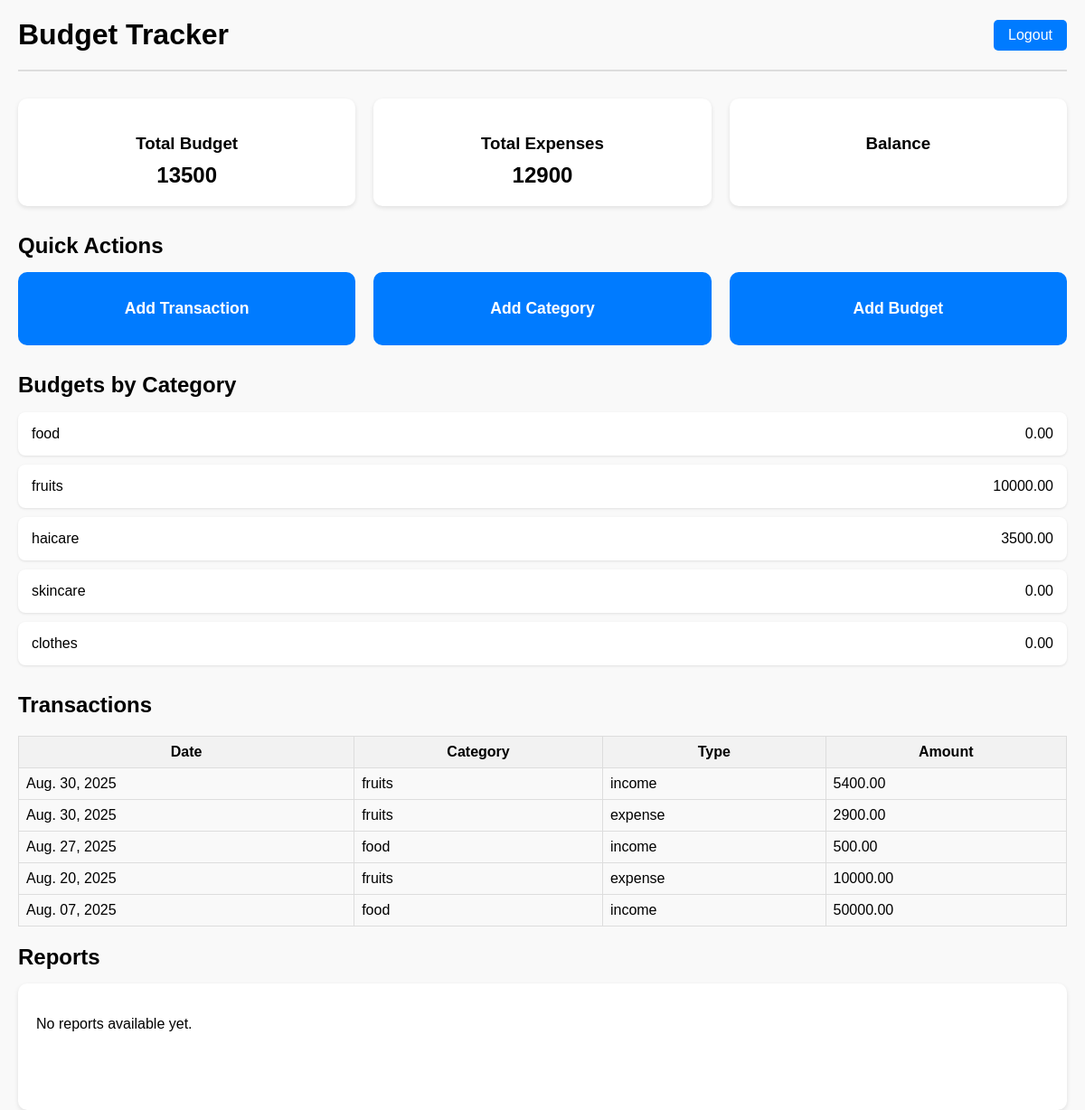
The app's page /home/ (signed in), older data.
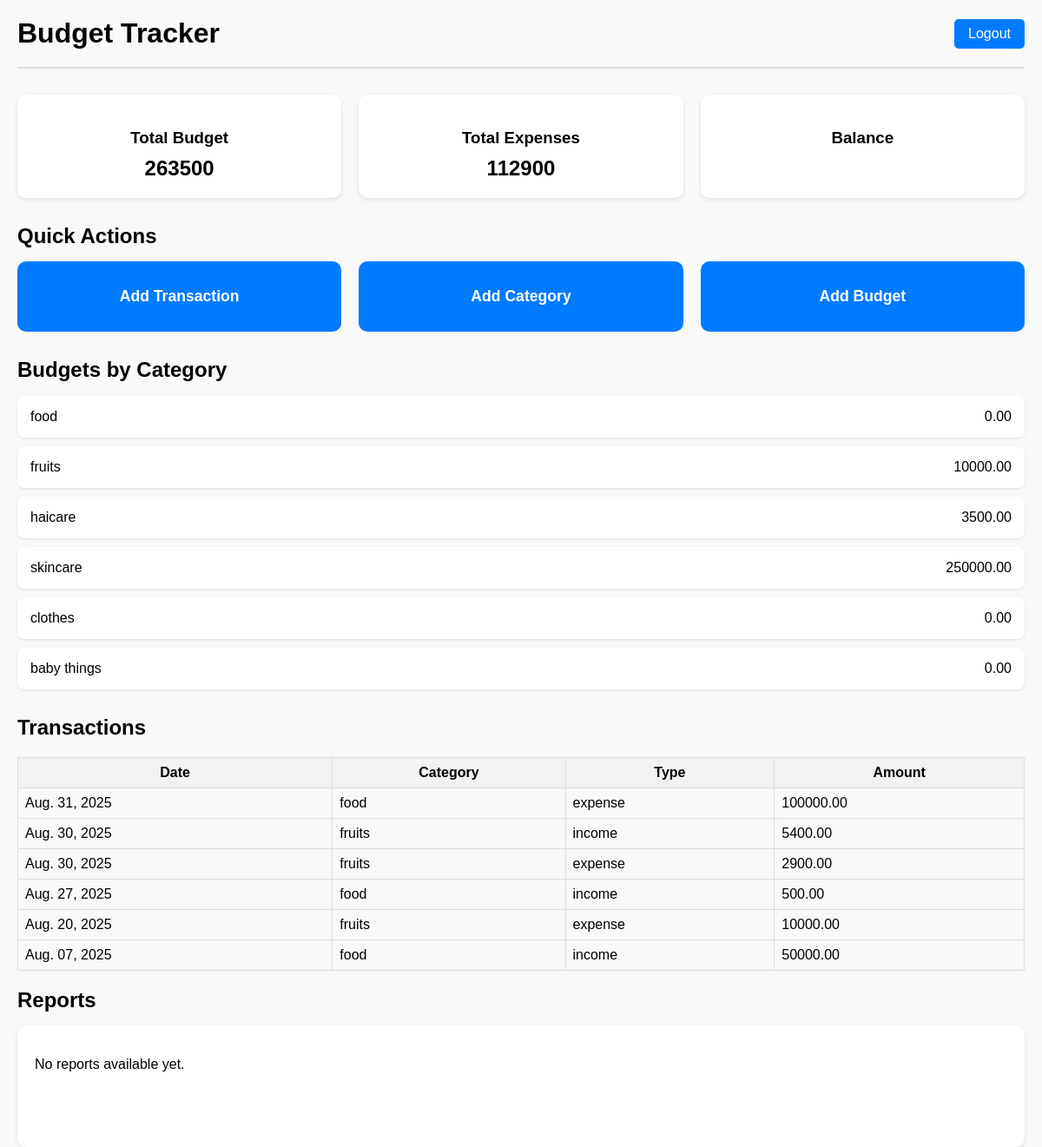
The same page, newer data.
### categories/models.py (models this page shows, shortened)
class Category(models.Model):
    name = models.CharField(max_length=100)
    user = models.ForeignKey(User, on_delete=models.CASCADE, related_name='categories')
    created_at = models.DateTimeField(auto_now_add=True)

### budgets/models.py (models this page shows, shortened)
class Transaction(models.Model):
    user = models.ForeignKey(
        User, on_delete=models.CASCADE, related_name="transactions"
    )
    category = models.ForeignKey(
        Category, on_delete=models.CASCADE, related_name="transactions"
    )
    amount = models.DecimalField(max_digits=10, decimal_places=2)
    transaction_date = models.DateField()
    type = models.CharField(
        max_length=10, choices=[("income", "Income"), ("expense", "Expense")]
    )
    description = models.TextField(blank=True, null=True)

### budgets/views.py (the view)
# urls.py: path("home/", user_home, name="user_home"),
@login_required
def user_home(request):
    user = request.user
    total_budget = MonthlyBudget.objects.filter(user=user).aggregate(
        total=Sum('amount')
    )['total'] or 0
    total_expenses = Transaction.objects.filter(user=user, type='expense').aggregate(
        total=Sum('amount')
    )['total'] or 0
    income = Transaction.objects.filter(user=user, type="income").aggregate(
        total=Sum('amount')
    )['total'] or 0
    expenses = Transaction.objects.filter(user=user, type="expense").aggregate(
        total=Sum('amount')
    )['total'] or 0
    categories_with_budgets = Category.objects.filter(user=user).annotate(
        total_budget=Sum('monthlybudget__amount')
    )
    transactions = Transaction.objects.filter(user=user).order_by('-transaction_date')
    context = {
        "total_budget": total_budget,
        "total_expenses": total_expenses,
        "income": income,
        "expenses": expenses,
        "categories_with_budgets": categories_with_budgets,
        "transactions": transactions,
    }
    return render(request, "budgets/user_home.html", context)

### budgets/templates/budgets/user_home.html (shortened to what this page needs)
<!DOCTYPE html>
<html>
<head>
</head>
<body>
<header>
    <h1>Budget Tracker</h1>
    <a href="{% url 'logout_user' %}">Logout</a>
</header>
<div class="metrics">
    <div class="metric-box">
        <h3>Total Budget</h3>
        <p>{{ total_budget|default:0 }}</p>
    </div>
    <div class="metric-box">
        <h3>Total Expenses</h3>
        <p>{{ total_expenses|default:0 }}</p>
    </div>
    <div class="metric-box">
        <h3>Balance</h3>
    </div>
</div>
<div class="quick-actions">
    <h2>Quick Actions</h2>
    <div class="actions">
        <a href="{% url 'add_transaction' %}" class="action-box">Add Transaction</a>
        <a href="{% url 'add_category' %}" class="action-box">Add Category</a>
        <a href="{% url 'add_budget' %}" class="action-box">Add Budget</a>
    </div>
</div>
<div class="category-budgets">
    <h2>Budgets by Category</h2>
    <ul>
        {% for category in categories_with_budgets %}
            <li>
                <span>{{ category.name }}</span>
                <span>{{ category.total_budget|default:0|floatformat:2 }}</span>
            </li>
        {% empty %}
            <li>No categories or budgets yet.</li>
        {% endfor %}
    </ul>
</div>
<h2>Transactions</h2>
{% if transactions %}
<table style="width:100%; border-collapse: collapse;">
  <thead>
    <tr style="background-color:#f2f2f2;">
      <th style="padding:8px; border:1px solid #ddd;">Date</th>
      <th style="padding:8px; border:1px solid #ddd;">Category</th>
      <th style="padding:8px; border:1px solid #ddd;">Type</th>
      <th style="padding:8px; border:1px solid #ddd;">Amount</th>
    </tr>
  </thead>
  <tbody>
    {% for t in transactions %}
    <tr>
      <td style="padding:8px; border:1px solid #ddd;">{{ t.transaction_date|date:"M. d, Y" }}</td>
      <td style="padding:8px; border:1px solid #ddd;">{{ t.category.name }}</td>
      <td style="padding:8px; border:1px solid #ddd;">{{ t.type }}</td>
      <td style="padding:8px; border:1px solid #ddd;">{{ t.amount|floatformat:2 }}</td>
    </tr>
    {% endfor %}
  </tbody>
</table>
{% else %}
<p>No transactions yet.</p>
{% endif %}
<div class="reports">
    <h2>Reports</h2>
    <div class="reports-section">
        <p>No reports available yet.</p>
    </div>
</div>
</body>
</html>

Row changes from the older to the newer data that the page shows:
computed for Category "skincare": total_budget "0.00" → "250000.00"
added Category: name "baby things", total_budget "0.00"
added Transaction: transaction_date "Aug. 31, 2025", category.name "food", type "expense", amount "100000.00"
Text that changed along with them:
{{ total_budget|default:0 }}: "13500" → "263500"
{{ total_expenses|default:0 }}: "12900" → "112900"
